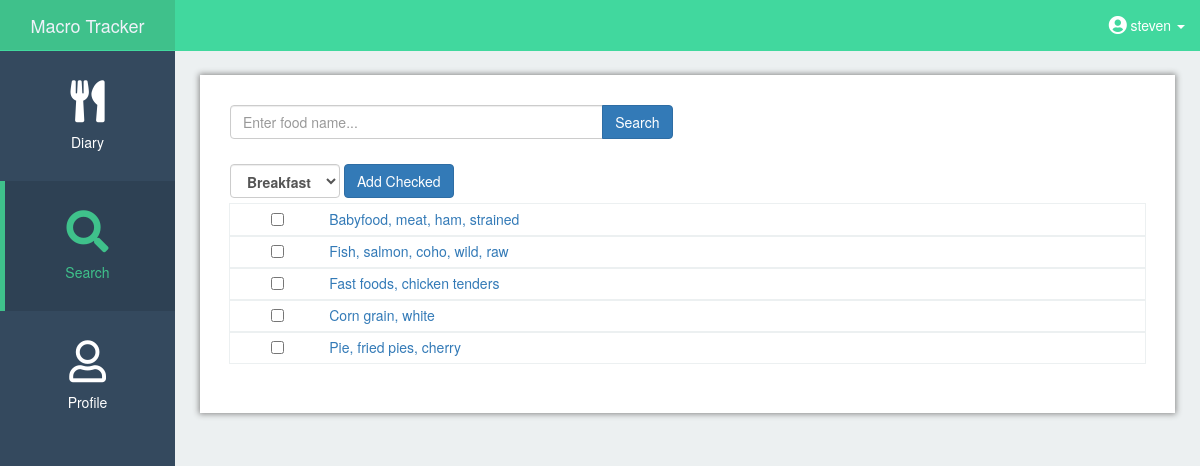
/search (signed in), run on an earlier commit of the app's database.
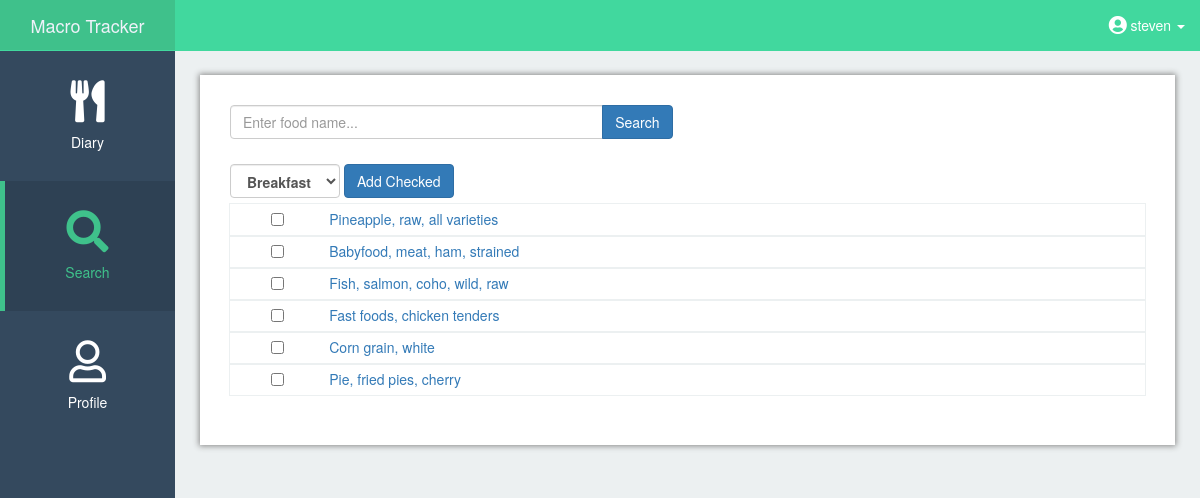
And on a later commit of the database.
### app/models.py (models this page shows, shortened)
class Food(db.Model):
    id = db.Column(db.Integer, primary_key=True)
    food_name = db.Column(db.String(140))
    kcal = db.Column(db.Numeric(10, 0))
    protein = db.Column(db.Numeric(10, 0))
    fat = db.Column(db.Numeric(10, 0))
    carbs = db.Column(db.Numeric(10, 0))
    meal = db.Column(db.String(64))
    ndbno = db.Column(db.String(64))
    unit = db.Column(db.String(64))
    count = db.Column(db.Numeric(10, 2))
    date = db.Column(db.String(64), index=True,
                     default=datetime.utcnow().strftime('%B %d, %Y'))
    user_id = db.Column(db.Integer, db.ForeignKey('user.id'))

### app/routes.py (the view, shortened to what this page needs)
@app.route('/search', methods=['GET', 'POST'])
@app.route('/search/<string:date>/<string:meal>', methods=['GET', 'POST'])
@login_required
def search(date=None, meal=None):
    form = SearchForm()
    if request.method == 'GET':
        food_list_clean = []
        recent_list = True
        recent_foods = Food.query.filter_by(user_id=current_user.get_id()).order_by(
            desc(Food.id)).group_by(Food.food_name)
        for food in recent_foods:
            food_list_clean.append((food.food_name, food.ndbno, food.id))
        return render_template('search.html', form=form, food_list_clean=food_list_clean,
                               recent_list=recent_list, date=date, meal=meal)

### app/forms.py
class SearchForm(FlaskForm):
    search = StringField('Search', validators=[DataRequired()])

### app/models.py (called while the page is built)
@login.user_loader
def load_user(id):
    return User.query.get(int(id))

### app/templates/search.html (shortened to what this page needs)
{% extends 'base.html' %} {% block app_content %}{% block styles %} {{super()}}
<link rel="stylesheet" href="{{url_for('.static', filename='search.css')}}">{% endblock %}
<div id="page-wrapper">
	<div class="container-fluid main-content-fluid">
		<div class="row">
			<form method='post'>
				<div class="col-sm-6 col-xs-12">
					<div class="input-group">
						{{ form.search(class="form-control", placeholder="Enter food name...") }}
						<span class="input-group-btn">
							<button type="submit" class="btn btn-primary mb-2" name="action" value="search">Search</button>
						</span>
					</div>
				</div>
			</form>
		</div>
		<form action="" method=POST>
			<table class="table table-condensed table-custom">
				{% if recent_list == True %}
				<tr>
					<th colspan="2">
						<div class="form-inline">
							{% if meal == None %}
							<select name="mealselect" class="form-control" id="sel1">
								<option>Breakfast</option>
							</select>
							{% endif %}
							<button type="submit" class="btn btn-primary" name="action" value="multiadd">Add Checked</button>
						</div>
					</th>
				</tr>
				{% endif %} {% for food_name in food_list_clean %}
				{% if food_name[0] != 'Quick Add' %}
				<tr class="content-rows">
					{% if recent_list == True %}
					<td class="text-center">
						<input type="checkbox" name="selected" value="{{ food_name[2] }}">
					</td>
					{% endif %}
					<td>
						<a href="{{ url_for('get_nutrition', ndbno = food_name[1], meal=meal, date=date) }}">{{ food_name[0] }}</a>
					</td>
				</tr>
				{% endif %}
				{% endfor %}
			</table>
		</form>
	</div>
</div>
</div>
{% endblock %}

What changed in the data, as far as the page shows it:
added Food: food_name "Pineapple, raw, all varieties"
